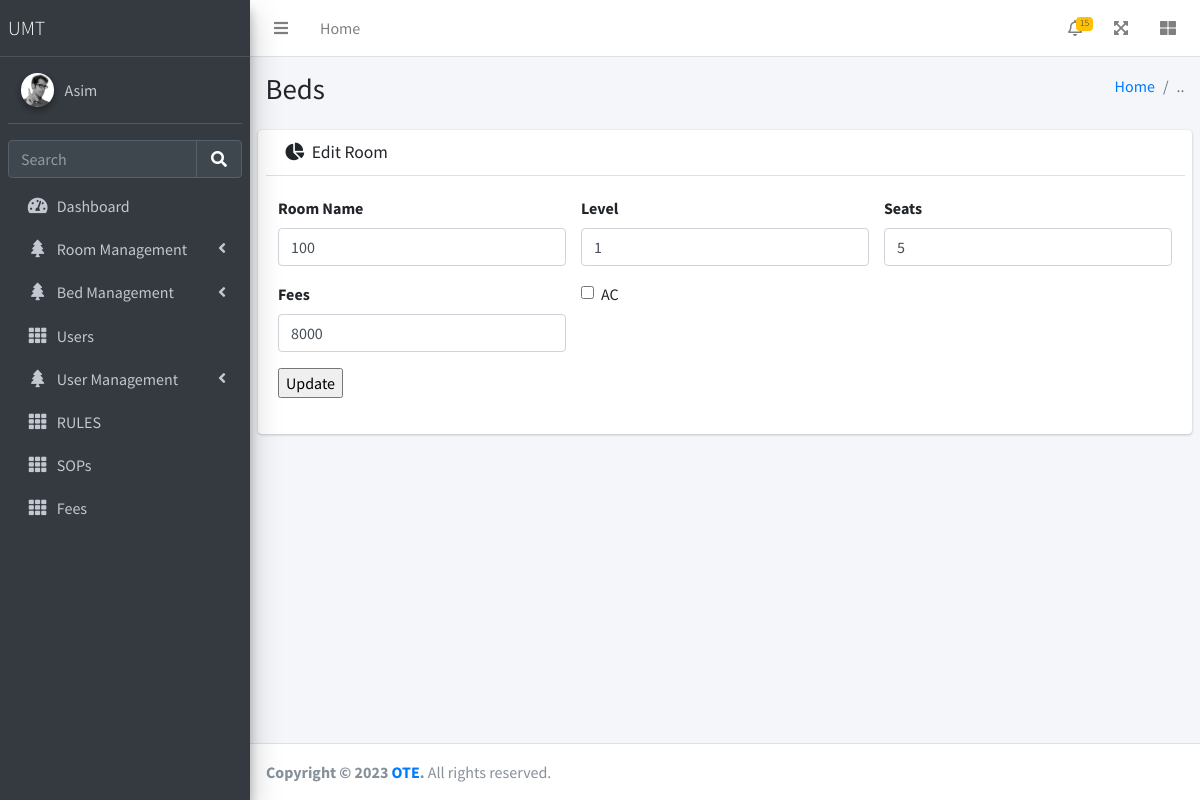
Page /updateroom.php?id=1 on the committed database.
### tables this page shows
CREATE TABLE IF NOT EXISTS `rooms` (
  `id` int NOT NULL AUTO_INCREMENT,
  `seater` int NOT NULL,
  `room_no` int NOT NULL,
  `level` int NOT NULL,
  `fees` int NOT NULL,
  `ac` varchar(10) NOT NULL,
  `campus` varchar(50) NOT NULL,
  `posting_date` timestamp NOT NULL DEFAULT CURRENT_TIMESTAMP,
  PRIMARY KEY (`id`)
);

### updateroom.php (the view, shortened to what this page needs)
<?php
include("./include/header.php");
$room_up = mysqli_real_escape_string($conn, $_GET['id']);
$roomRow = "SELECT * FROM `rooms` WHERE id = {$room_up}";
include("./include/lefnave.php");
?>
<div class="content-wrapper">
    <div class="content-header">
        <div class="container-fluid">
            <div class="row mb-2">
                <div class="col-sm-6">
                    <h1 class="m-0"> Beds</h1>
                </div>
                <div class="col-sm-6">
                    <ol class="breadcrumb float-sm-right">
                        <li class="breadcrumb-item">
                            <a href="#">Home</a>
                        </li>
                        <li class="breadcrumb-item active">.. </li>
                    </ol>
                </div>
            </div>
        </div>
    </div>
    <section class="content">
        <div class="container-fluid">
            <div class="row">
                <div class="card col-lg-12 ">
                    <div class="card-header">
                        <h3 class="card-title">
                            <i class="fas fa-chart-pie mr-1"></i> Edit Room
                        </h3>
                    </div>
                    <div class="card-body">
                        <div class="tab-content p-0">
                            <div class="row">
                                <?php
                                $retval = mysqli_query($conn, $roomRow);
                                if (mysqli_num_rows($retval) > 0) {
                                    while ($row = mysqli_fetch_assoc($retval)) {
                                ?>
<form id="editRoomForm" action="editroom.php?id=<?php echo $room_up; ?>" method="post">
                                    <div class="row">
                                        <div class="col-sm-4">
                                            <div class="form-group">
                                                <label>Room Name</label>
                                                <input type="text" name="roomname" class="form-control" placeholder="Enter ..." value="<?php echo $row['room_no']; ?>">
                                            </div>
                                        </div>
                                        <div class="col-sm-4">
                                            <div class="form-group">
                                                <label>Level</label>
                                                <input type="text" name="level" class="form-control" placeholder="1" value="<?php echo $row['level']; ?>">
                                            </div>
                                        </div>
                                        <div class="col-sm-4">
                                            <div class="form-group">
                                                <label>Seats</label>
                                                <input type="number" name="seater" class="form-control" placeholder="0" value="<?php echo $row['seater']; ?>">
                                            </div>
                                        </div>
                                        <div class="col-sm-4">
                                            <div class="form-group">
                                                <label>Fees</label>
                                                <input type="number" name="fees" class="form-control" placeholder="0" value="<?php echo $row['fees']; ?>">
                                            </div>
                                        </div>
                                        <div class="col-sm-6">
                                            <div class="form-group">
                                                <div class="form-check">
                                                    <input class="form-check-input" type="checkbox" name="acrequired" value="1" <?php if ($row['ac'] == 1) echo 'checked'; ?>>
                                                    <label class="form-check-label">AC</label>
                                                </div>
                                            </div>
                                        </div>
                                    </div>
                                    <div class="row">
                                        <div class="col-sm-12">
                                            <div class="form-group">
                                                <input type="submit" name="submit" value="Update">
                                            </div>
                                        </div>
                                    </div>
                                </form>
                                <?php
                                }
                            }
                                ?>
                            </div>
                        </div>
                    </div>
                </div>
            </div>
        </div>
    </section>
</div>
<?php
include("./include/footer.php");
?>

### rows in the picture
rooms: roomname "100", level "1", seater "5", fees "8000"
